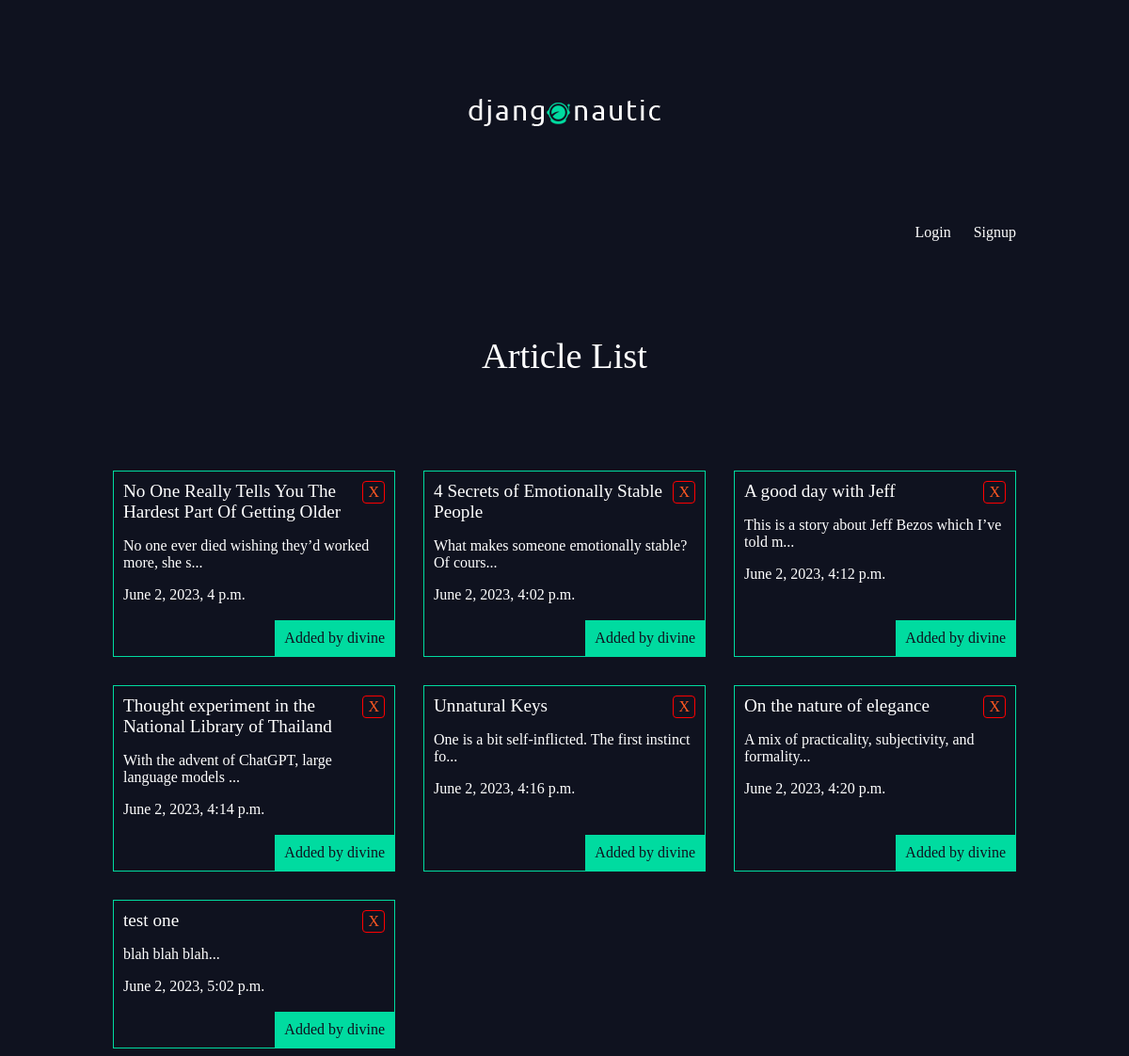
The app's page /articles/ with its own data.
### articles/models.py (models this page shows, shortened)
class Article(models.Model):
    title = models.CharField(max_length=100)
    slug = models.SlugField(max_length=200)
    body = models.TextField()
    date = models.DateTimeField(auto_now_add=True)
    thumbnail = models.ImageField(default="default.jpeg", blank=True)
    author = models.ForeignKey(User, default=None, on_delete=models.CASCADE)
    def snippet(self):
        return self.body[:50] + "..."

### articles/views.py (the view)
# urls.py: path("", views.article_list, name="list"),
def article_list(request):
    articles = Article.objects.all().order_by("date")
    return render(request, "articles/article_list.html", {"articles": articles})

### articles/templates/articles/article_list.html
{% extends 'base_layout.html' %}
{% block content %}
<h1>Article List</h1>
<div class="articles">
    {% for article in articles %}
        <div class="article">
            <a href="{% url 'articles:delete' article.id %}" class="delete-btn">X</a>
            <h2><a href="{% url 'articles:article_detail' slug=article.slug %}">{{article.title}}</a></h2>
            <p>{{article.snippet}}</p>
            <p>{{article.date}}</p>
            <p class="author">Added by {{ article.author.username }}</p>
        </div>
    {% endfor %}
</div>
{% endblock %}

### assets/styles.css (style rules this page uses)
body { background-color: #0f121f; background-image: url(/static/stars.png); background-repeat-y: no-repeat; color: #fff; }
body * { font-family: Ubuntu; }
h1, h2, h3, h4, h5 { font-weight: normal; margin: 0; }
a, a:hover, a:visited { color: #fff; text-decoration: none; }
div.wrapper > h1 { text-align: center; margin: 100px auto; font-size: 2.4em }
.articles { display: grid; grid-template-columns: 1fr 1fr 1fr; grid-gap: 30px; }
.article { padding: 10px; border: 1px solid #00dba0; position: relative; padding-bottom: 40px; }
.article h2 { font-size: 1.2em; }
.article .author { padding: 10px; background: #00dba0; position: absolute; right: 0; bottom: 0; margin: 0; color: #0f121f; }
.delete-btn { border: 1px solid red; border-radius: 4px; padding: 2px 5px; float: right; color: #FF5722 !important; }

### records on screen
Article: title "No One Really Tells You The Hardest Part Of Getting Older", snippet "No one ever died wishing they’d worked more, she s...", date "June 2, 2023, 4 p.m.", author.username "divine"
Article: title "4 Secrets of Emotionally Stable People", snippet "What makes someone emotionally stable? Of cours...", date "June 2, 2023, 4:02 p.m.", author.username "divine"
Article: title "A good day with Jeff", snippet "This is a story about Jeff Bezos which I’ve told m...", date "June 2, 2023, 4:12 p.m.", author.username "divine"
Article: title "Thought experiment in the National Library of Thailand", snippet "With the advent of ChatGPT, large language models ...", date "June 2, 2023, 4:14 p.m.", author.username "divine"
Article: title "Unnatural Keys", snippet "One is a bit self-inflicted. The first instinct fo...", date "June 2, 2023, 4:16 p.m.", author.username "divine"
Article: title "On the nature of elegance", snippet "A mix of practicality, subjectivity, and formality...", date "June 2, 2023, 4:20 p.m.", author.username "divine"
Article: title "test one", snippet "blah blah blah...", date "June 2, 2023, 5:02 p.m.", author.username "divine"
